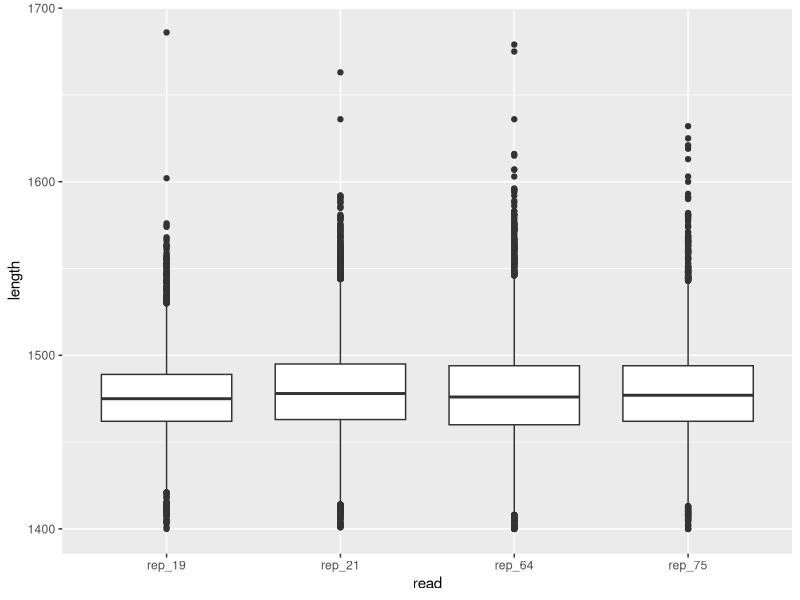

Write R code to recreate this figure.
install.packages("readxl")
install.packages("ggplot2")
install.packages("dplyr")

library("readxl")
library("ggplot2")
library("dplyr")

setwd("L:/MBT/Austausch/Cho/Eewon/R_visualization/Boxplot_exercise")
getwd()

rep_19 = read_excel('rep_19.output.xlsx')
rep_21 = read_excel('rep_21.output.xlsx')
rep_64 = read_excel('rep_64.output.xlsx')
rep_75 = read_excel('rep_75.output.xlsx')

#selected read and length and made new dataframes
rep_19_cut = rep_19 %>% select(read, length)
glimpse(rep_19_cut)
head(rep_19_cut)
rep_21_cut = rep_21 %>% select(read, length)
glimpse(rep_21_cut)
head(rep_21_cut)
rep_64_cut = rep_64 %>% select(read, length)
glimpse(rep_64_cut)
head(rep_64_cut)
rep_75_cut = rep_75 %>% select(read, length)
glimpse(rep_75_cut)
head(rep_75_cut)

#tried to replace all values of read in all dataframe with numbers
for (i in 1:nrow(rep_19_cut)){
  rep_19_cut[i,1] <- "rep_19"
}
for (i in 1:nrow(rep_21_cut)){
  rep_21_cut[i,1] <- "rep_21"
}
for (i in 1:nrow(rep_64_cut)){
  rep_64_cut[i,1] <- "rep_64"
}
for (i in 1:nrow(rep_75_cut)){
  rep_75_cut[i,1] <- "rep_75"
}
head(rep_19_cut)
rep_tot <- rbind(rep_19_cut, rep_21_cut, rep_64_cut, rep_75_cut)
rep_tot

#boxplot("1" ~ "length", data = rep_19, xlab = "Read",
#        ylab = "Length", main = "Length of sequence reads")

boxplot <- ggplot(rep_tot, aes(x=read, y=length))
boxplot +
  geom_boxplot()




head(rep_19)
head(rep_21)
head(rep_64)
head(rep_75)